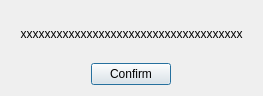
<?xml version="1.0" encoding="UTF-8"?>
<ui version="4.0">
 <class>Dialog</class>
 <widget class="QDialog" name="Dialog">
  <property name="geometry">
   <rect>
    <x>0</x>
    <y>0</y>
    <width>263</width>
    <height>96</height>
   </rect>
  </property>
  <property name="windowTitle">
   <string>Dialog</string>
  </property>
  <property name="modal">
   <bool>false</bool>
  </property>
  <layout class="QGridLayout" name="gridLayout">
   <item row="0" column="0" colspan="3">
    <layout class="QHBoxLayout" name="horizontalLayout">
     <property name="sizeConstraint">
      <enum>QLayout::SetFixedSize</enum>
     </property>
     <item>
      <widget class="QLabel" name="label">
       <property name="text">
        <string>xxxxxxxxxxxxxxxxxxxxxxxxxxxxxxxxxxxxx</string>
       </property>
       <property name="alignment">
        <set>Qt::AlignCenter</set>
       </property>
      </widget>
     </item>
    </layout>
   </item>
   <item row="1" column="0">
    <spacer name="horizontalSpacer_2">
     <property name="orientation">
      <enum>Qt::Horizontal</enum>
     </property>
     <property name="sizeHint" stdset="0">
      <size>
       <width>75</width>
       <height>20</height>
      </size>
     </property>
    </spacer>
   </item>
   <item row="1" column="1">
    <layout class="QHBoxLayout" name="horizontalLayout_2">
     <item>
      <widget class="QPushButton" name="confirm">
       <property name="text">
        <string>Confirm</string>
       </property>
      </widget>
     </item>
    </layout>
   </item>
   <item row="1" column="2">
    <spacer name="horizontalSpacer">
     <property name="orientation">
      <enum>Qt::Horizontal</enum>
     </property>
     <property name="sizeHint" stdset="0">
      <size>
       <width>75</width>
       <height>20</height>
      </size>
     </property>
    </spacer>
   </item>
  </layout>
 </widget>
 <resources/>
 <connections/>
</ui>
